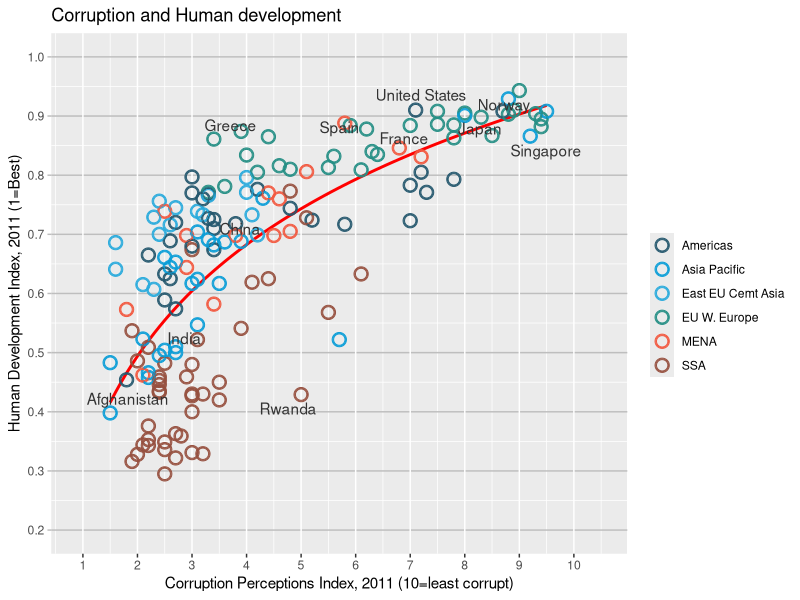
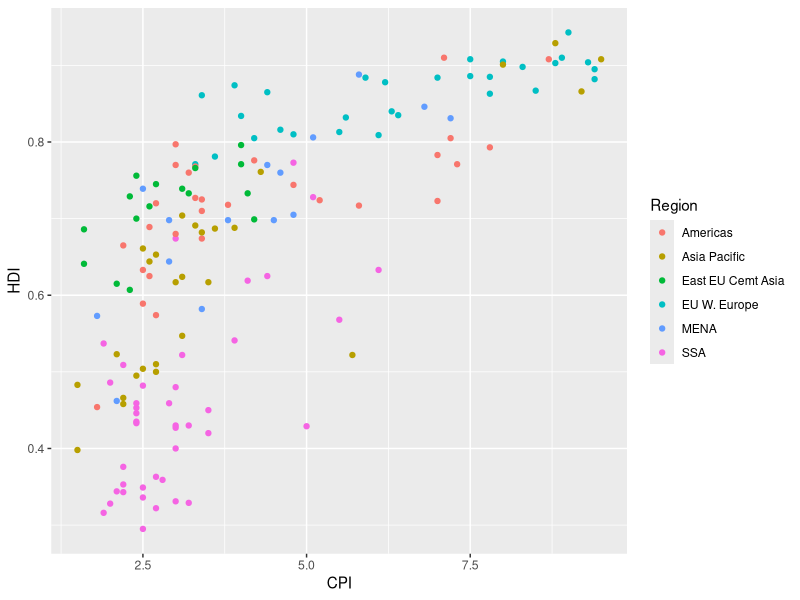
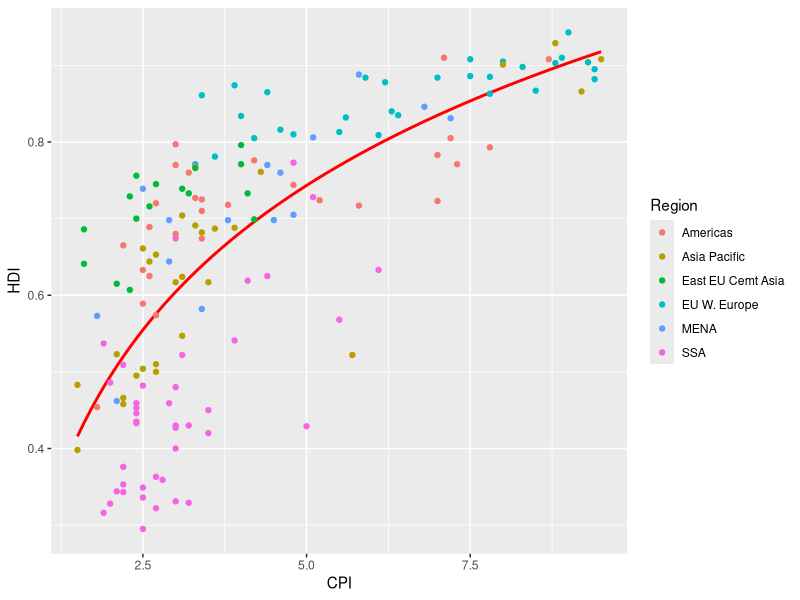
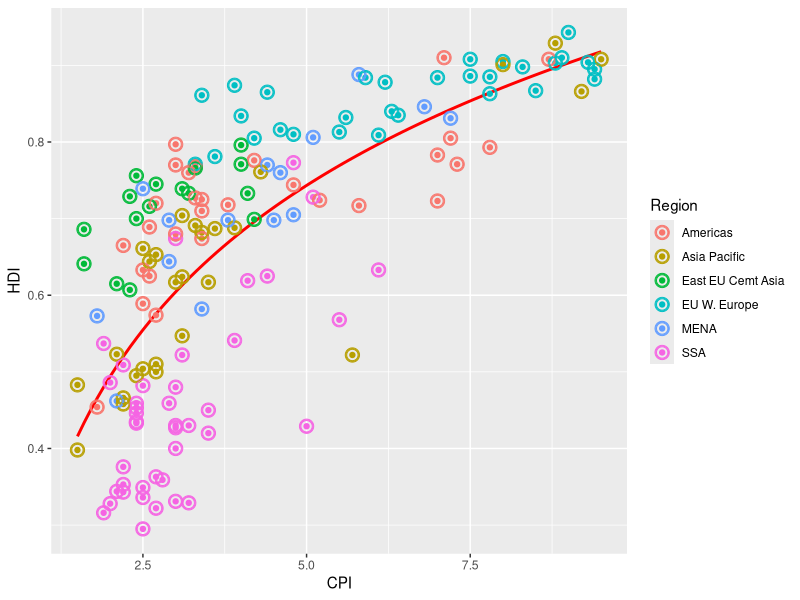
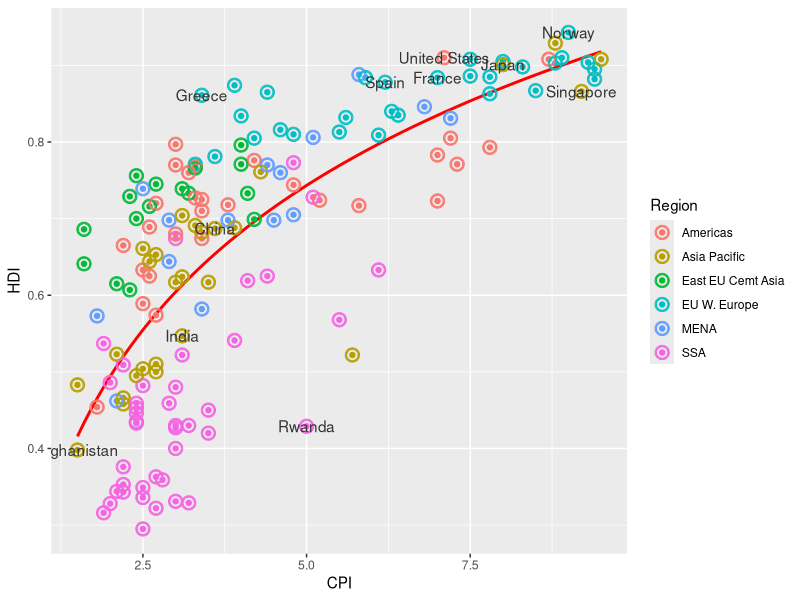
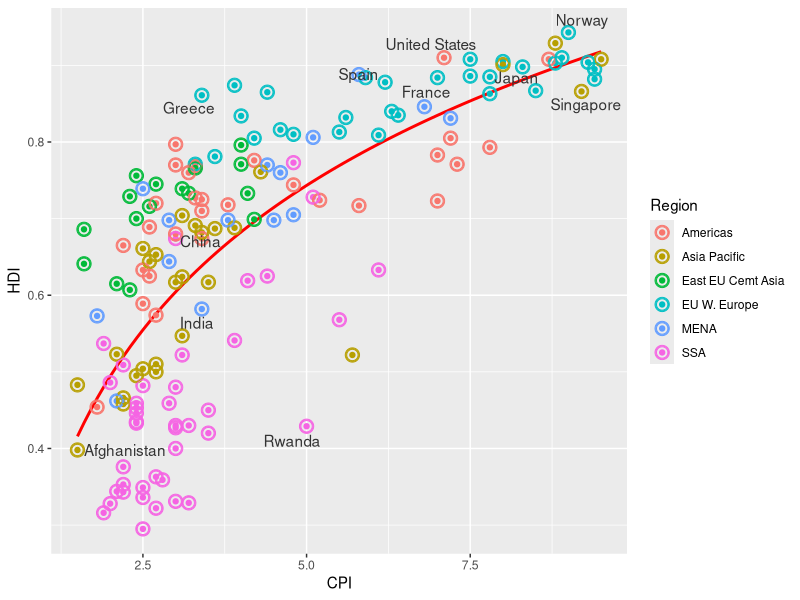
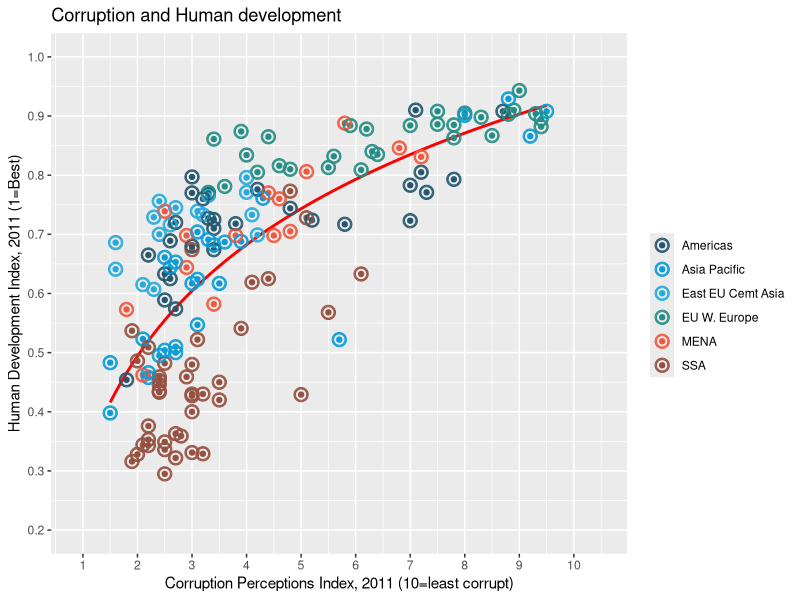
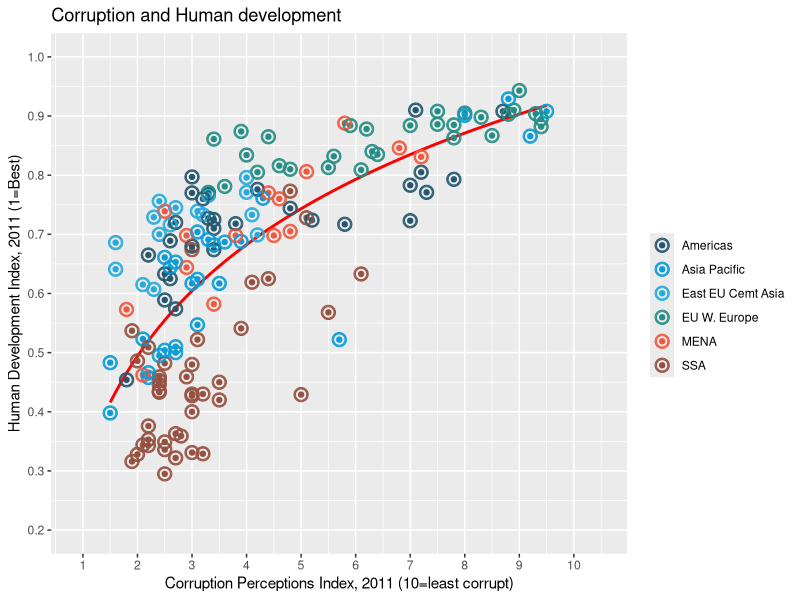

R code for these plots, in order:
#2 Corruption and human development 
#a Basic plot structure (values colored by region)
EconimistData <- read.csv("EconomistData.csv")
library(ggplot2)
install.packages("ggrepel")
library(ggrepel)
library(grid)


pointsToLabel <- c("Afghanistan", "Greece", "China", "India", "Rwanda", "Spain", "France", "United States", "Japan", "Norway", "Singapore")

ggplot(EconimistData, aes(x = CPI, y = HDI, color = Region))+
  geom_smooth(aes(group = 1), method = "lm", formula = y ~ log(x), se = FALSE, color = "red") +
  geom_point(size = 4.5, shape = 21) +
  geom_point(size = 4, shape = 21) +
  geom_point(size = 3.5, shape = 21)+
  geom_text_repel(aes(label = Country),color = "gray20",data = subset(EconimistData, Country %in% pointsToLabel),force = 10)+
  
  scale_x_continuous(name = "Corruption Perceptions Index, 2011 (10=least corrupt)",
                     limits = c(.9, 10.5),
                     breaks = 1:10) +
  scale_y_continuous(name = "Human Development Index, 2011 (1=Best)",
                     limits = c(0.2, 1.0),
                     breaks = seq(0.2, 1.0, by = 0.1)) +
  scale_color_manual(name = "",
                     values = c("#24576D",
                                "#099DD7",
                                "#28AADC",
                                "#248E84",
                                "#F2583F",
                                "#96503F")) +
  ggtitle("Corruption and Human development")+
  theme(panel.grid.major.y= element_line(color = "grey"), axis.ticks.y = element_line(color = "grey"))-> graph

graph

a1 <- ggplot(EconimistData, aes(x = CPI, y = HDI, color = Region))
a1 + geom_point()

#e fit line (Trendlinie)
a2 <- a1 +  geom_smooth(aes(group = 1), method = "lm", formula = y ~ log(x), se = FALSE, color = "red") +  geom_point()
#geom_line is put first. In this way the trendline will be plottet underneath the points
a2

#f
#f1: Offene Punkte
a3 <- a2 +
  geom_point(size = 4.5, shape = 21) +
  geom_point(size = 4, shape = 21) +
  geom_point(size = 3.5, shape = 21)
a3

#c Textual labeling of selected countries
pointsToLabel <- c("Afghanistan", "Greece", "China", "India", "Rwanda", "Spain", "France", "United States", "Japan", "Norway", "Singapore")
#label these points with geom_text
a4 <- a3 +
  geom_text(aes(label = Country),
            color = "gray20",
            data = subset(EconimistData, Country %in% pointsToLabel))
a4
#Labels text overlapping the points. ggreppel connects labels with points
install.packages("ggrepel")
library("ggrepel")
a3 +
  geom_text_repel(aes(label = Country),
                  color = "gray20",
                  data = subset(EconimistData, Country %in% pointsToLabel),
                  force = 10)
#d Add title and edit axis labels
library(grid)
(a4 <- a3 +
  scale_x_continuous(name = "Corruption Perceptions Index, 2011 (10=least corrupt)",
                     limits = c(.9, 10.5),
                     breaks = 1:10) +
  scale_y_continuous(name = "Human Development Index, 2011 (1=Best)",
                     limits = c(0.2, 1.0),
                     breaks = seq(0.2, 1.0, by = 0.1)) +
  scale_color_manual(name = "",
                     values = c("#24576D",
                                "#099DD7",
                                "#28AADC",
                                "#248E84",
                                "#F2583F",
                                "#96503F")) +
  ggtitle("Corruption and Human development"))
a4
